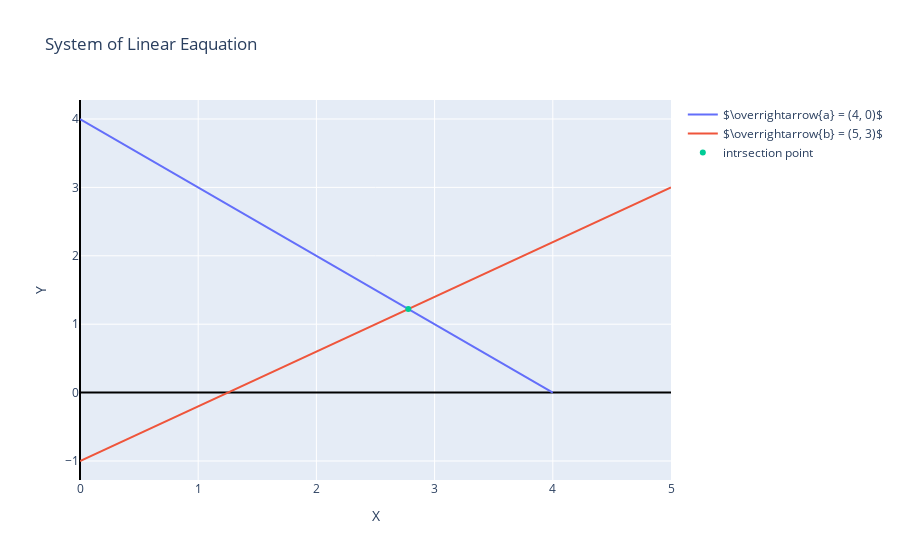

Notebook code cell kept with this figure:
### Markdown cell above
As a third example, we consider:

$
\begin{align*}
x_1\ + x_2\ + x_3 = 3 \quad (1)\\
x_1 - x_2 + 2x_3 = 2 \quad (2)\\
2x_1 \quad \quad + 3x_3 = 5 \quad (3)\\
\end{align*}
$

Since (1) + (2) = (3), we can omit the third quation (redundancy).</br>
From (1) and (2), we get $2x_1 = 5 - 3x_3$ and $2x_2 = 1 + x_3$.</br>
We define $x_3 = a \in \mathbb{R}$, as free variable.

Such that any triplet 
$\left(\frac{5}{2} - \frac{3}{2}a, \frac{1}{2} + \frac{1}{2}a, a\right), a \in \mathbb{R}$

**explanation** // $A=[3,9,14],\ i.e.\ 3 \in \mathbb{A}$ - 3 is a part of "A" set

### Code cell
import plotly.express as px
import plotly.graph_objs as go

fig = go.Figure()

# vector a
fig.add_trace(go.Scatter(
    x=[0, 4], 
    y=[4, 0],
    name="$\overrightarrow{a} = (4, 0)$"
))

# vector b
fig.add_trace(go.Scatter(
    x=[0, 5], 
    y=[-1, 3],
    name="$\overrightarrow{b} = (5, 3)$"
))

fig.update_traces(mode='lines')

# intrsection point
fig.add_trace(go.Scatter(
    x=[2.7778], 
    y=[1.2224],
    name="intrsection point",
    mode="markers"
))

fig.update_layout(
    title='System of Linear Eaquation',
    xaxis_title="X",
    yaxis_title="Y"
)

fig.update_xaxes(zeroline=True, zerolinewidth=2, zerolinecolor='Black')
fig.update_yaxes(zeroline=True, zerolinewidth=2, zerolinecolor='Black')

fig.show()

### Figure 1 — Plotly figure (JSON) as saved in the notebook; plotly's stock layout.template omitted (floating-point values rounded to 4 significant figures)
{"data": [{"mode": "lines", "name": "$\\overrightarrow{a} = (4, 0)$", "type": "scatter", "x": [0, 4], "y": [4, 0]}, {"mode": "lines", "name": "$\\overrightarrow{b} = (5, 3)$", "type": "scatter", "x": [0, 5], "y": [-1, 3]}, {"mode": "markers", "name": "intrsection point", "type": "scatter", "x": [2.778], "y": [1.222]}], "layout": {"autosize": true, "title": {"text": "System of Linear Eaquation"}, "xaxis": {"autorange": true, "range": [0, 5], "title": {"text": "X"}, "type": "linear", "zeroline": true, "zerolinecolor": "Black", "zerolinewidth": 2}, "yaxis": {"autorange": true, "range": [-1.278, 4.278], "title": {"text": "Y"}, "type": "linear", "zeroline": true, "zerolinecolor": "Black", "zerolinewidth": 2}}}
